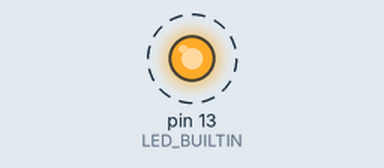
Recording of a program running on a simulated Arduino Uno, built with avr-gcc and run on an emulated ATmega328P. Parts: output pins drawn as LEDs (lit = HIGH). Dashed ring = blinking. What the program prints to the serial monitor is not drawn.

Above: at 0.5 s.
Timing chart, 0 to 4.6 s (numbered marks = the images above):
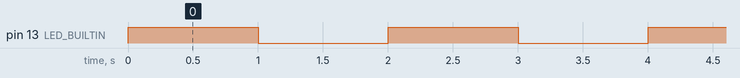

Measured:
- by itself, pin 13 (LED_BUILTIN): alternates HIGH for 1.0 s and LOW for 1.0 s

The program:

main.cpp
```cpp
#include <Arduino.h>

#define ANSI 1

#if ANSI

#define color_red "\x1B[31m"
#define color_white "\x1B[37m"
#define color_yellow "\x1B[33m"
#define color_blue "\x1B[34m"
#define color_reset "\x1B[0m"
#define GOTOXY(x, y) "\e[" #y ";" #x "H"
#define clear_screen "\x1b[0K"
#define clr_scr "\x1b[2J"

#else

#define color_red ""
#define color_white ""
#define color_yellow ""
#define color_reset ""
#define GOTOXY(x, y) ""
#define clear_screen ""
#define clr_scr ""

#endif

void setup()
{
  pinMode(LED_BUILTIN, OUTPUT);
  Serial.begin(115200);
  Serial.print(clr_scr);
};

void loop()
{
  digitalWrite(LED_BUILTIN, HIGH);
  Serial.println(GOTOXY(1, 1) color_blue "led " color_yellow "on ");
  delay(1000);
  digitalWrite(LED_BUILTIN, LOW);
  Serial.println(GOTOXY(5, 1) color_red "off");
  delay(1000);
};
```
